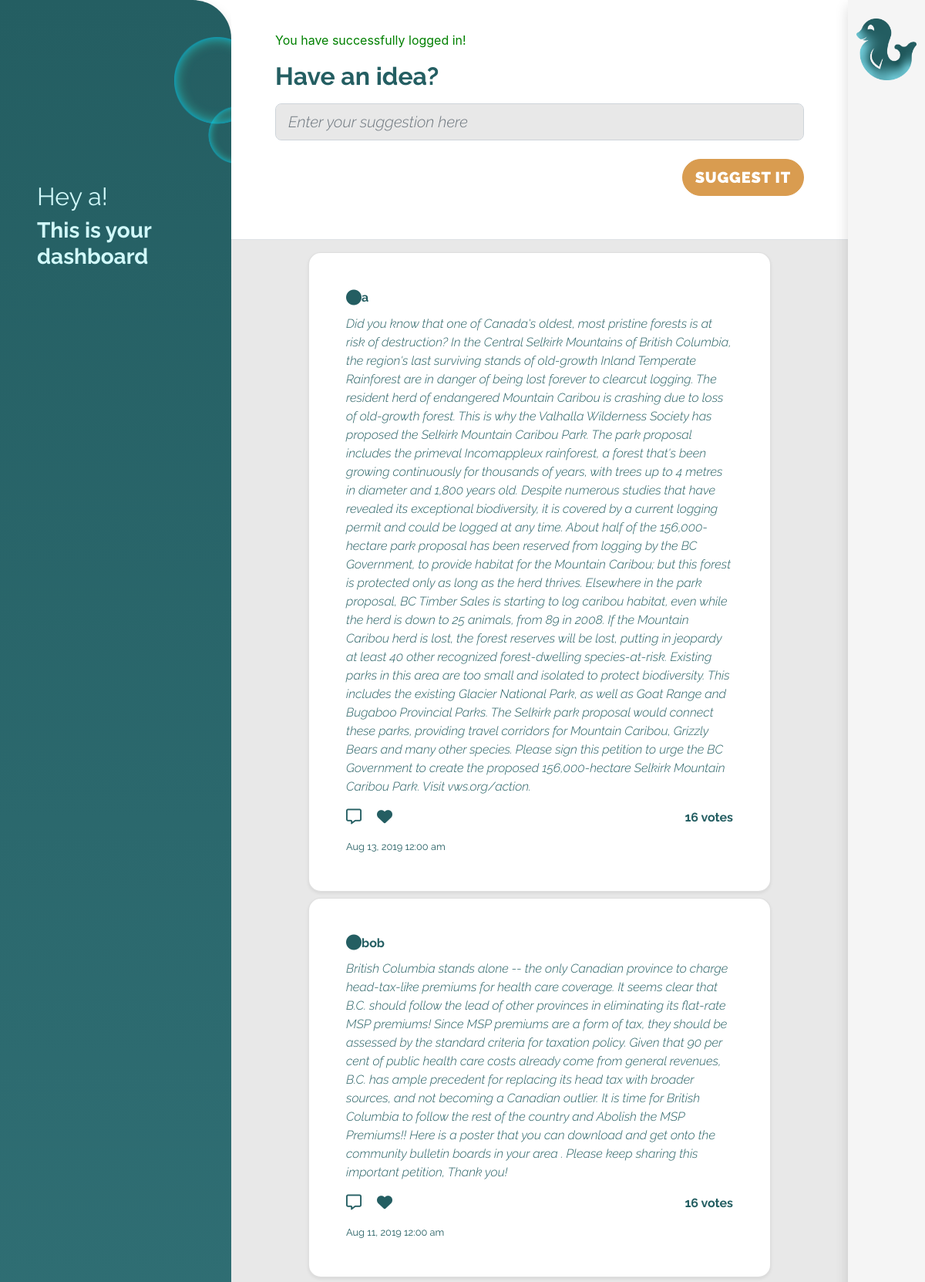
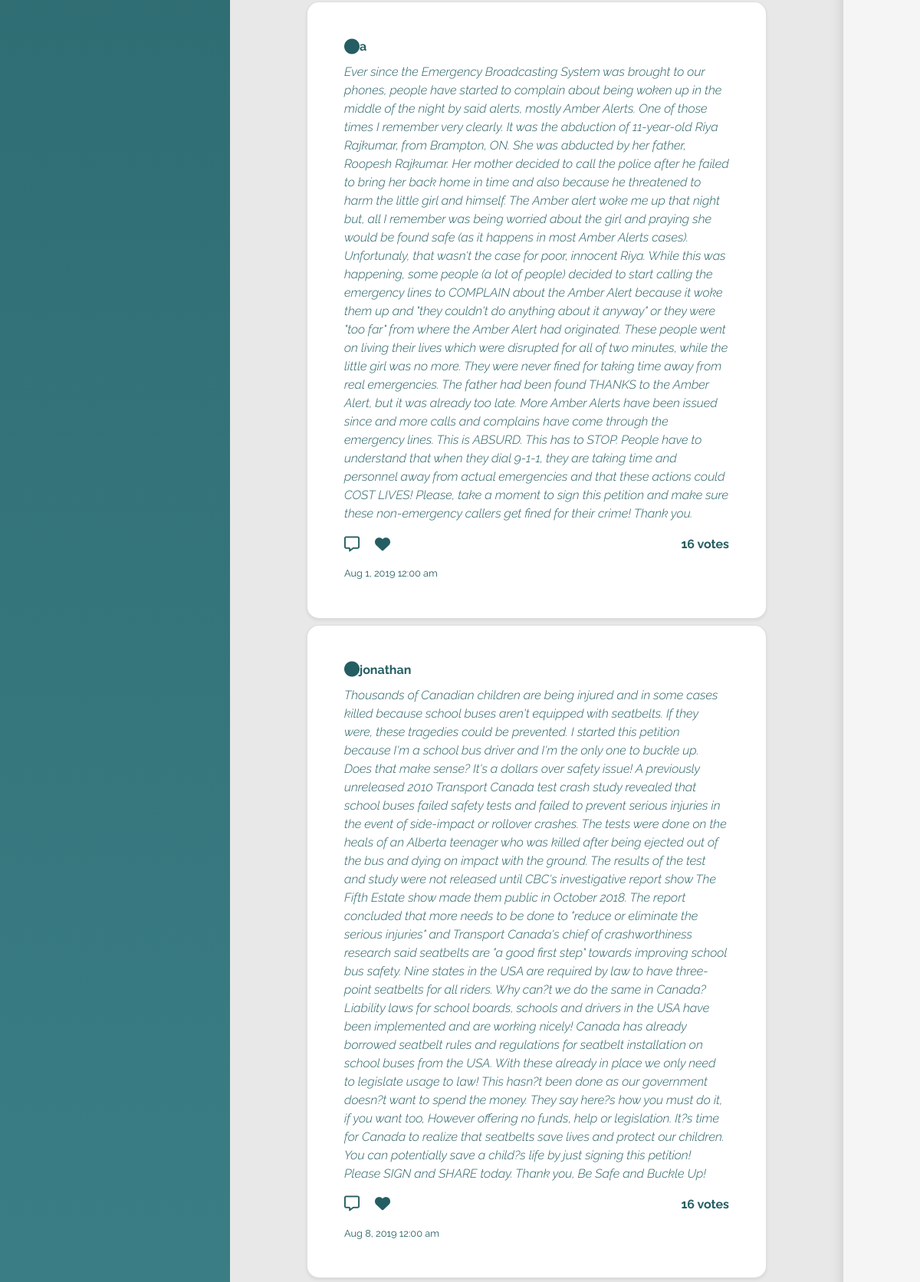
The page /index.php?controller=inside&route=showDashboard&login=true (signed in, upper part) on the database its author committed (2 pictures, top to bottom).
### tables this page shows
CREATE TABLE `suggestions` (
  `id` mediumint(50) NOT NULL,
  `strTitle` varchar(255) DEFAULT NULL,
  `strContent` longtext,
  `dPosted` datetime DEFAULT NULL,
  `nUsersID` mediumint(50) DEFAULT NULL
);

CREATE TABLE `users` (
  `id` mediumint(50) NOT NULL,
  `strFirstName` varchar(255) DEFAULT NULL,
  `strLastName` varchar(255) DEFAULT NULL,
  `strEmail` varchar(255) DEFAULT NULL,
  `strUserName` varchar(255) DEFAULT NULL,
  `strPassword` varchar(255) DEFAULT NULL,
  `strAvatarName` varchar(255) DEFAULT NULL,
  `nPoints` tinyint(255) DEFAULT NULL
);

### autoload.php (called while the page is built, shortened)
<?php
function autoloader($class) {
    $filename = $class.".php";
    $arrPlaces = array("Libs", "Models", "Views", "Controllers");
}
?>

### Libs/Db.php (called while the page is built, shortened)
<?php
class Db
{
	public static function query($con, $sql)
	{
		$results = mysqli_query($con, $sql);
		return $results;
	}
}

### Models/User.php (called while the page is built, shortened)
<?php
class User
{
	static public function getCurrentUser()
	{
		if (isset($_SESSION["userid"])) {
			$con = Db::con();
			$results = Db::query($con, "SELECT * FROM users WHERE id='" . mysqli_real_escape_string($con, $_SESSION["userid"]) . "'");
			$user = mysqli_fetch_assoc($results);
			return $user;
		} else {
			return false;
		}
	}
}

### Libs/App.php (called while the page is built, shortened)
<?php
Class App
{
	public function __construct()
	{
		$this->user = User::getCurrentUser();
	}
}
?>

### Libs/Util.php (called while the page is built, shortened)
<?php
class Util
{
	public static function loadControllerRouter($defaultController, $defaultRoute)
	{
		$defaultController = (isset($_POST["controller"])) ? $_POST["controller"] : $defaultController;
		$defaultRoute = (isset($_POST["route"])) ? $_POST["route"] : $defaultRoute;
		$controller = (isset($_GET["controller"])) ? $_GET["controller"] : $defaultController;
		$route = (isset($_GET["route"])) ? $_GET["route"] : $defaultRoute;
		return array("controller" => ucfirst($controller), "route" => strToLower($route));
	}
}

### Controllers/Controller.php (called while the page is built, shortened)
<?php
abstract class Controller extends App
{
	public function loadView($path, $data = '')
	{
		include($path);
		$html = ob_get_contents();
		return $html;
	}
}

### Controllers/Inside.php (called while the page is built, shortened)
<?php
class Inside extends Controller
{
	public function showDashboard()
	{
		$arrSuggestions = Suggestion::getAll();
		$body = $this->loadView("Views/dashboard.php", $arrSuggestions);
		include("Views/mainTemplate.php");
	}
}

### Models/Suggestion.php (called while the page is built, shortened)
<?php
class Suggestion
{
	public function __construct($id, $title, $suggestion, $datePosted, $strUserName)
	{
		$this->strContent = $suggestion;
		$this->dPosted = $datePosted;
		$this->strUserName = $strUserName;
	}
	public static function getAll()
	{
		$con = Db::con();
		$results = Db::query(
			$con,
			"SELECT suggestions.id,
			suggestions.strTitle,
			suggestions.strContent,
			suggestions.dPosted,
			users.strUserName AS strUserName
			FROM suggestions
			LEFT JOIN users ON users.id=suggestions.nUsersID
			"
		);
		while ($suggestion = mysqli_fetch_assoc($results)) {
			$arrSuggestions[] = new Suggestion(
				$suggestion["id"],
				$suggestion["strTitle"],
				$suggestion["strContent"],
				$suggestion["dPosted"],
				$suggestion["strUserName"]
			);
		}
		return $arrSuggestions;
	}
}

### Views/suggestionList.php (the view)
<?php
foreach ($data as $suggestions) {
    $dPosted = date('M j, Y  g:i a', strtotime($suggestions->dPosted));
    echo '
        <div class="card w-75 mx-auto mt-2 mb-2 shadow-sm suggestCard">
            <div class="card-body px-5 py-5">
                <h6 class="card-title"><i class="fas fa-circle fa-lg"></i>' . $suggestions->strUserName . '</h6>
                <p class="card-text"><em>' . $suggestions->strContent . '</em></p>
                <div>
                    <i class="far fa-comment-alt fa-lg mr-3"></i>
                    <i class="fas fa-heart fa-lg"></i>
                    <span class="float-right">16 votes</span>
                </div>
                <div class="card-text mt-3">
                    <small class="cardDate">' . $dPosted . '</small>
                </div>
            </div>
        </div>';
} ?>

### index.php (shortened to what this page needs)
<?php
include("autoload.php");
$controller = "outside";
$route = "showLogin";
if (isset($_GET["controller"]) && isset($_GET["route"])) {
	$controller = $_GET["controller"];
	$route = $_GET["route"];
}
$routeInfo = Util::loadControllerRouter($controller, $route);
$oController = new $routeInfo["controller"]();
if (method_exists($oController, $routeInfo["route"])) {
	$oController->preTrip();
	$oController->{$routeInfo["route"]}();
} else {
	$oController->error($routeInfo["controller"], $routeInfo["route"]);
}

### Views/dashboard.php (shortened to what this page needs)
<body id="dashboardPage">
    <main role="main" class="container-fluid">
        <section class="row">
            <div class="col-md-3 shadow accountCol pl-md-5 pt-5">
                <img src="Views/imgs/bubbles.png" class="fluid offset-md-9 dashBubbles" alt="image of bubbles" />
                <p class="mt-4 h2">Hey <?= $_SESSION["username"] ?>!</p>
                <p class="h3">This is your dashboard</p>
            </div>
            <div class="col-md-8 suggestCol removeGutter">
                <form method="post" action="index.php?controller=suggestions&route=processSuggestion" class="px-4 py-4 border-bottom">
                    <div class="form-group row">
                        <div class="col-sm-12 px-5 py-3">
                            <?php
                            if (isset($_GET['account'])) {
                                echo '<p class="mb-3" style="color: green;">Your account is successfully created!</p>';
                            } else if (isset($_GET['login'])) {
                                echo '<p class="mb-3" style="color: green;">You have successfully logged in!</p>';
                            }
                            ?>
                            <p class="h2 mb-3">Have an idea?</p>
                            <input name="strContent" class="form-control form-control-lg" id="colFormLabelLg" placeholder="Enter your suggestion here">
                            <div class="fieldset float-right mt-4">
                                <button class="btn btn-primary btn-lg" type="submit">Suggest it</button>
                            </div>
                        </div>
                    </div>
                </form>
                <?php include("Views/suggestionList.php"); ?>
            </div>
            <div class="col-md-1 shadow statsCol">
                <div class="logoSm d-flex justify-content-center">
                    <img src="Views/imgs/logo.png" alt="seal logo" class="fluid mt-4 logoSm">
                </div>
            </div>
        </section>
    </main>
</body>

### Views/mainTemplate.php (shortened to what this page needs)
<!DOCTYPE html>
<html lang="en">
<head>
	<link rel="stylesheet" href="https://stackpath.bootstrapcdn.com/bootstrap/4.3.1/css/bootstrap.min.css" />
	<link rel="stylesheet" type="text/css" href="Views/css/style.css" />
</head>
<?= $body ?>
</html>

### Views/css/style.css (style rules this page uses)
.removeGutter { padding-right: 0px; padding-left: 0px; }
.logoSm { height: 5rem; }
.btn-primary { background: #d99c50; border-color: #d99c50; border-radius: 10rem; font-family: "Raleway", sans-serif; font-weight: 900; text-transform: uppercase; letter-spacing: .05rem; }
.btn-lg { padding: .5rem 4rem; }
@media only screen and (max-width: 1314px) { .btn-lg { padding: .5rem 1rem; } }
.form-control { border-radius: .50rem; color: #245e62; font-family: "Raleway", sans-serif; font-weight: 400; background-color: #E8E8E8; }
.accountCol { border-radius: 0px 50px 0px 0px; background-color: whitesmoke; background-image: linear-gradient(#245e62, #6bc4d1); background-size: cover; }
.accountCol .h2 { color: #d1f9fa; font-family: "Raleway", sans-serif; font-weight: 400; }
.accountCol .h3 { color: #d1f9fa; font-family: "Raleway", sans-serif; font-weight: 700; }
img.dashBubbles { width: 50%; overflow: hidden; }
.suggestCol { background-color: #E8E8E8; min-height: 100vh; height: 100%; }
.suggestCol form { background-color: #fff; }
.suggestCol .h2 { font-family: "Raleway", sans-serif; font-weight: 700; color: #245e62; }
.suggestCol input { font-family: "Raleway", sans-serif; font-weight: 300; font-style: italic; }
.suggestCard { font-family: font; color: #245e62; border-radius: 1rem; }
.suggestCard h6, .suggestCard span { font-family: "Raleway", sans-serif; font-weight: 700; }
.suggestCard p { font-family: "Raleway", sans-serif; font-weight: 300; font-style: italic; }
.suggestCard small { font-family: "Raleway", sans-serif; font-weight: 400; }
.statsCol { background-color: whitesmoke; }

### rows shown on the page
suggestions: nUsersID.strUserName "a", strContent "Did you know that one of Canada's oldest, most pristine forests is at risk of destruction? In the Central Selkirk Mountains of British Columbia, the region's last surviving stands of old-growth Inland Temperate Rainforest are in danger of being lost forever to clearcut logging. The resident herd of endangered Mountain Caribou is crashing due to loss of old-growth forest. This is why the Valhalla Wilderness Society has proposed the Selkirk Mountain Caribou Park. The park proposal includes the primeval Incomappleux rainforest, a forest that's been growing continuously for thousands of years, with trees up to 4 metres in diameter and 1,800 years old. Despite numerous studies that have revealed…", dPosted "Aug 13, 2019 12:00 am"
suggestions: nUsersID.strUserName "bob", strContent "British Columbia stands alone -- the only Canadian province to charge head-tax-like premiums for health care coverage. It seems clear that B.C. should follow the lead of other provinces in eliminating its flat-rate MSP premiums! Since MSP premiums are a form of tax, they should be assessed by the standard criteria for taxation policy. Given that 90 per cent of public health care costs already come from general revenues, B.C. has ample precedent for replacing its head tax with broader sources, and not becoming a Canadian outlier. It is time for British Columbia to follow the rest of the country and Abolish the MSP Premiums!! Here is a poster that you can download and get onto the community…", dPosted "Aug 11, 2019 12:00 am"
suggestions: nUsersID.strUserName "a", strContent "Ever since the Emergency Broadcasting System was brought to our phones, people have started to complain about being woken up in the middle of the night by said alerts, mostly Amber Alerts. One of those times I remember very clearly. It was the abduction of 11-year-old Riya Rajkumar, from Brampton, ON. She was abducted by her father, Roopesh Rajkumar. Her mother decided to call the police after he failed to bring her back home in time and also because he threatened to harm the little girl and himself. The Amber alert woke me up that night but, all I remember was being worried about the girl and praying she would be found safe (as it happens in most Amber Alerts cases). Unfortunaly, that…", dPosted "Aug 1, 2019 12:00 am"
suggestions: nUsersID.strUserName "jonathan", strContent "Thousands of Canadian children are being injured and in some cases killed because school buses aren't equipped with seatbelts. If they were, these tragedies could be prevented. I started this petition because I'm a school bus driver and I'm the only one to buckle up. Does that make sense? It's a dollars over safety issue! A previously unreleased 2010 Transport Canada test crash study revealed that school buses failed safety tests and failed to prevent serious injuries in the event of side-impact or rollover crashes. The tests were done on the heals of an Alberta teenager who was killed after being ejected out of the bus and dying on impact with the ground. The results of the test and study…", dPosted "Aug 8, 2019 12:00 am"

### other values the page prints
$_SESSION["username"] "a"
